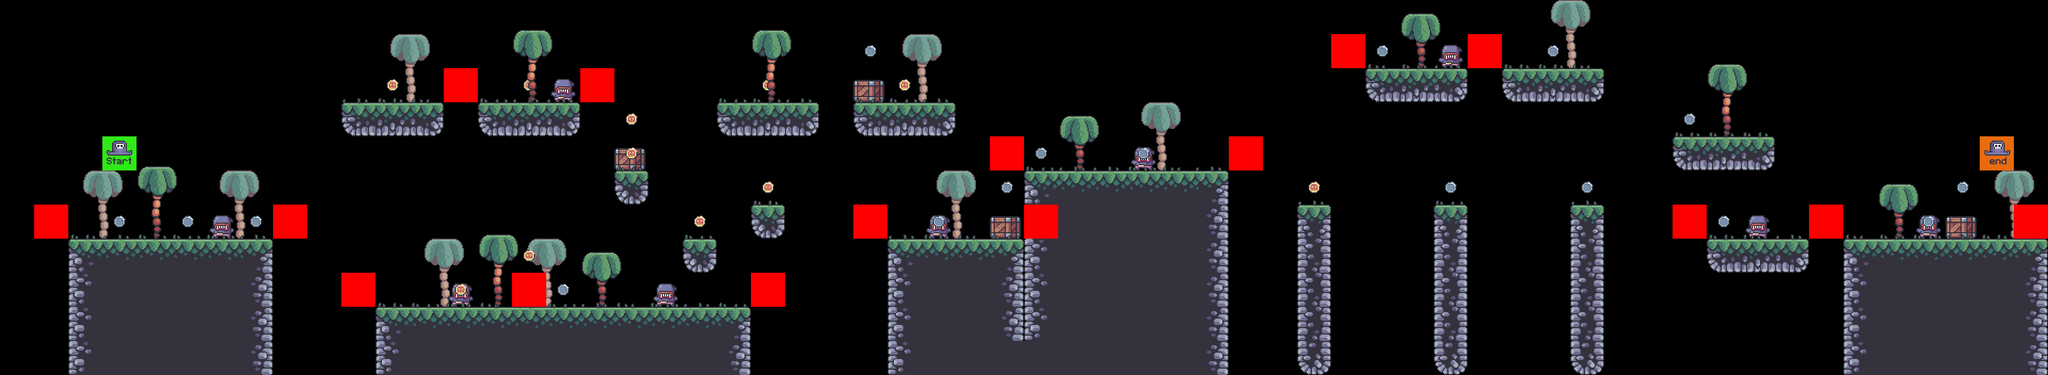

A 2D game scene composited from a Tiled map and its tileset images. What follows is a short description and the map's XML, with each tile layer's data collapsed to a summary:
An orthogonal 60x11 tile map with 64x64 px tiles, 9 tile layers (bg_palm, terrain, enemies, crates, ...), 7 tilesets.

<map version="1.9" tiledversion="1.9.2" orientation="orthogonal" renderorder="right-down" width="60" height="11" tilewidth="64" tileheight="64" infinite="0" nextlayerid="11" nextobjectid="1">
 <editorsettings>
  <export target="../0/level_0..csv" format="csv" />
 </editorsettings>
 <tileset firstgid="1" source="../tilesets/terrain_tiles.tsx" />
 <tileset firstgid="17" source="../tilesets/coin_tiles.tsx" />
 <tileset firstgid="19" source="../tilesets/grass_tiles.tsx" />
 <tileset firstgid="24" source="../tilesets/palms.tsx" />
 <tileset firstgid="27" source="../tilesets/crates.tsx" />
 <tileset firstgid="28" source="../tilesets/player_tiles.tsx" />
 <tileset firstgid="30" source="../tilesets/enemy_tile.tsx" />
 <layer id="6" name="bg_palm" width="60" height="11">
  <data>[660 cells, 10 non-empty, 1 distinct tile ids]</data>
 </layer>
 <layer id="1" name="terrain" width="60" height="11" locked="1">
  <data>[660 cells, 164 non-empty, 13 distinct tile ids]</data>
 </layer>
 <layer id="9" name="enemies" width="60" height="11">
  <data>[660 cells, 9 non-empty, 1 distinct tile ids]</data>
 </layer>
 <layer id="7" name="crates" width="60" height="11">
  <data>[660 cells, 5 non-empty, 1 distinct tile ids]</data>
 </layer>
 <layer id="2" name="coin" width="60" height="11" locked="1">
  <data>[660 cells, 28 non-empty, 2 distinct tile ids]</data>
 </layer>
 <layer id="3" name="grass" width="60" height="11" locked="1">
  <data>[660 cells, 63 non-empty, 4 distinct tile ids]</data>
 </layer>
 <layer id="5" name="fg_palms" width="60" height="11">
  <data>[660 cells, 9 non-empty, 2 distinct tile ids]</data>
 </layer>
 <layer id="10" name="constraints" width="60" height="11">
  <data>[660 cells, 16 non-empty, 1 distinct tile ids]</data>
 </layer>
 <layer id="8" name="player" width="60" height="11">
  <data>[660 cells, 2 non-empty, 2 distinct tile ids]</data>
 </layer>
</map>
